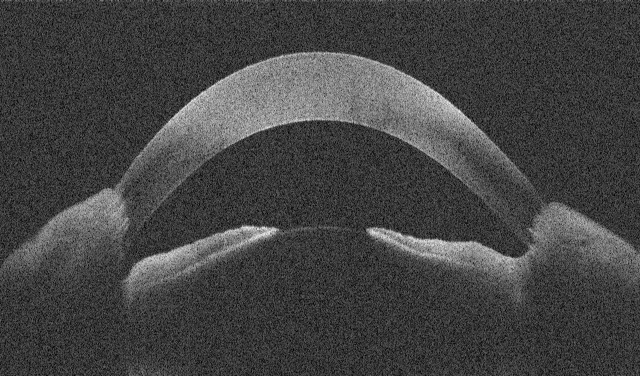
#> input picture VSCAN_0027_190.png, 640 x 376 px, found by its file name; its folder holds 2 pictures in this run
$ jupyter execute --allow-errors 'Demo for IRISS-backup.ipynb'   (shell and % lines are left out)
#> lines starting #> are read from the running program, lines starting #| are printed output that depends on the picture; after the words box and inside, x2 and y2 are one past the last pixel; in counts of white or black regions, pixels touching at a corner belong together
# Importing Modules

The necessary modules are : os, opencv, numpy, tqdm, matplotlib, keras and sklearn

[cell 1]
import os
import cv2
import numpy as np
from tqdm import tqdm
import matplotlib.pyplot as plt
from keras.layers import Input, Conv2D, MaxPooling2D, Conv2DTranspose, concatenate, BatchNormalization, Activation, add
from keras.models import Model, model_from_json
from keras.optimizers import Adam
from keras.layers.advanced_activations import ELU, LeakyReLU
from keras.utils.vis_utils import plot_model
from keras import backend as K
from sklearn.model_selection import train_test_split
from sklearn.metrics import classification_report
import json

[cell 2]
import tensorflow as tf

[cell 3]
# check if GPU is available
from tensorflow.python.client import device_lib
print(device_lib.list_local_devices())
#> (this line was passed over: tensorflow is not available in this run)
tf.test.gpu_device_name()
#> (this line was passed over: tensorflow is not available in this run)

# Constructing Training and Test Datasets

## Loading the Images

We first load all the images and the corresponding segmentation masks.

They are stored in two lists X, Y and respectively

Moreover, the images are resized to 256x192

[cell 4]
X = []
Y = []
n_classes = 5

#> (the rest of this cell did not finish here and is left out)

## Testing different variations of preprocessing

[cell 5]
# uncomment for testing

# img = cv2.imread('E:\YKL\Thorlabs VSCAN Labeling\scan30\VSCAN_0030_150.png', cv2.IMREAD_GRAYSCALE)
# # plt.subplot(1,4,1)
# # plt.imshow(img)
# plt.figure(figsize=(20,10))
# plt.subplot(1,3,1)
# img2 = np.clip(cv2.resize(cv2.fastNlMeansDenoising(img2,200,7,21),(400, 352), interpolation = cv2.INTER_NEAREST),0,255)
# plt.imshow(img2)

# plt.subplot(1,3,2)
# img2 = cv2.equalizeHist(img2)
# plt.imshow(img2)

# # plt.subplot(1,3,3)
# # img2 = cv2.fastNlMeansDenoising(img2,200,7,21)
# # plt.imshow(img2)

## Train-Test Split

The X, Y lists are converted to numpy arrays for convenience.
Furthermore, the images are divided by 255 to bring down the pixel values to [0...1] range. On the other hand the segmentations masks are converted to binary (0 or 1) values.

Using Sklearn *train_test_split* we split the data randomly into 80% training and 20% testing data

[cell 6]
print(len(X))
print(len(Y))

X = np.array(X)
#> (the rest of this cell did not finish here and is left out)

## Display one image from test

#> (a cell that did not finish here is left out)

## Form segmented images from one hot encoding

[cell 8]
# [8 lines left out: function one_hot_to_seg, not called in this run]

#> (a cell that did not finish here is left out)

# MultiResUNet Model

## Model Definition

The MultiResUNet model as described in the [paper](https://arxiv.org/abs/1902.04049) can be found  [here](https://github.com/nibtehaz/MultiResUNet/blob/master/MultiResUNet.py)

[cell 10]
# [131 lines left out: functions conv2d_bn, trans_conv2d_bn, MultiResBlock, ResPath, not called in this run]


def MultiResUnet(height, width, n_channels):
    '''
    MultiResUNet

    Arguments:
        height {int} -- height of image
        width {int} -- width of image
        n_channels {int} -- number of channels in image

    Returns:
        [keras model] -- MultiResUNet model
    '''


    inputs = Input((height, width, n_channels))

    mresblock1 = MultiResBlock(32, inputs)
    pool1 = MaxPooling2D(pool_size=(2, 2))(mresblock1)
    mresblock1 = ResPath(32, 4, mresblock1)

    mresblock2 = MultiResBlock(32*2, pool1)
    pool2 = MaxPooling2D(pool_size=(2, 2))(mresblock2)
    mresblock2 = ResPath(32*2, 3, mresblock2)

    mresblock3 = MultiResBlock(32*4, pool2)
    pool3 = MaxPooling2D(pool_size=(2, 2))(mresblock3)
    mresblock3 = ResPath(32*4, 2, mresblock3)

    mresblock4 = MultiResBlock(32*8, pool3)
    pool4 = MaxPooling2D(pool_size=(2, 2))(mresblock4)
    mresblock4 = ResPath(32*8, 1, mresblock4)

    mresblock5 = MultiResBlock(32*16, pool4)

    up6 = concatenate([Conv2DTranspose(
        32*8, (2, 2), strides=(2, 2), padding='same')(mresblock5), mresblock4], axis=3)
    mresblock6 = MultiResBlock(32*8, up6)

    up7 = concatenate([Conv2DTranspose(
        32*4, (2, 2), strides=(2, 2), padding='same')(mresblock6), mresblock3], axis=3)
    mresblock7 = MultiResBlock(32*4, up7)

    up8 = concatenate([Conv2DTranspose(
        32*2, (2, 2), strides=(2, 2), padding='same')(mresblock7), mresblock2], axis=3)
    mresblock8 = MultiResBlock(32*2, up8)

    up9 = concatenate([Conv2DTranspose(32, (2, 2), strides=(
        2, 2), padding='same')(mresblock8), mresblock1], axis=3)
    mresblock9 = MultiResBlock(32, up9)

    conv10 = conv2d_bn(mresblock9, 5, 1, 1, activation='sigmoid')

    model = Model(inputs=[inputs], outputs=[conv10])

    return model

## Auxiliary Functions

### Custom Metrics

Since Keras does not have build-in support for computing Dice Coefficient or Jaccard Index (at the time of writing), the following functions are declared

[cell 11]
# [15 lines of commented-out code are left out]

### Saving Model

Function to save the model

[cell 12]
# [12 lines left out: function saveModel, not called in this run]

### Evaluate the Model

We evaluate the model on test data (X_test, Y_test).

We compute the values of Jaccard Index and Dice Coeficient, and save the predicted segmentation of first 10 images. The best model is also saved

(This could have been done using keras call-backs as well)

[cell 13]
# [80 lines left out: function evaluateModel, not called in this run]

### Training the Model

The model is trained and evaluated after each epochs

[cell 14]
# [10 lines left out: function trainStep, not called in this run]

## Define Model, Train and Evaluate

#> (a cell that did not finish here is left out)

## Load Best Model

#> (a cell that did not finish here is left out)

model.load_weights("models/modelW.h5")

## Try on training data for sanity check

#> (a cell that did not finish here is left out)

## Try on One Image from Test Data

#> (a cell that did not finish here is left out)

[cell 19]
img_no = 11

plt.figure(figsize=(20,10))
plt.subplot(1,3,1)
#> (the rest of this cell did not finish here and is left out)

## Try on never seen test data

### Preprocess Part 1

[cell 20]
X_test_test = []
Y_test_test = []

img = cv2.imread("E:\YKL\Thorlabs VSCAN Labeling\scan27\VSCAN_0027_190.png", cv2.IMREAD_GRAYSCALE)
#> img is the input picture: shape (376, 640); min 0, max 239, mean 67.6

#         print('E:\YKL\Thorlabs VSCAN Labeling\scan30\{}'.format(img_fl))
resized_img = cv2.equalizeHist(np.clip(cv2.resize(img,(400, 352), interpolation = cv2.INTER_NEAREST),0,255))
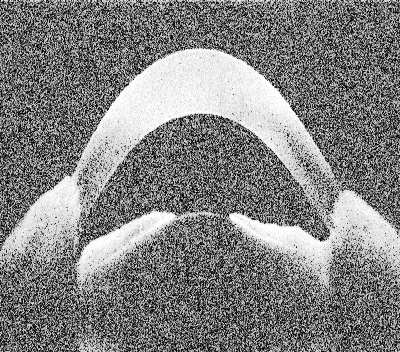
#> resized_img: shape (352, 400); min 0, max 255, mean 129.2
resized_denoised_img = cv2.fastNlMeansDenoising(resized_img,10,7,21)

X_test_test.append(resized_denoised_img)

msk = cv2.imread("E:\YKL\Thorlabs VSCAN Labeling\scan27\LabelingProject\GroundTruthProject\PixelLabelData\Label_1_VSCAN_0027_190.png", cv2.IMREAD_GRAYSCALE)
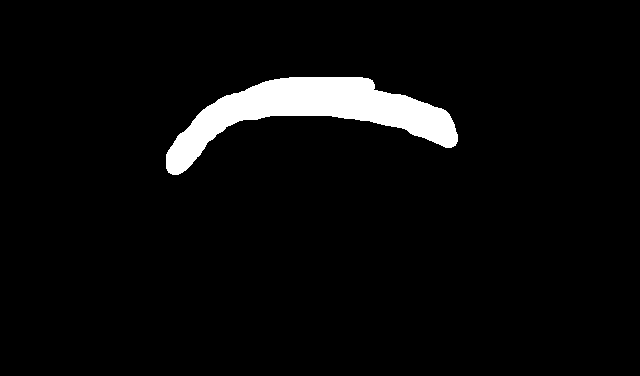
#> input picture Label_1_VSCAN_0027_190.png, 640 x 376 px, found by its file name
#> msk: shape (376, 640); values 0 (black) and 1 (white), 4.4% white; 1 white region, box (x1, y1, x2, y2) and area: (166, 77, 458, 175) 10627
resized_msk = np.clip(cv2.resize(msk,(400, 352), interpolation = cv2.INTER_NEAREST),0,4)
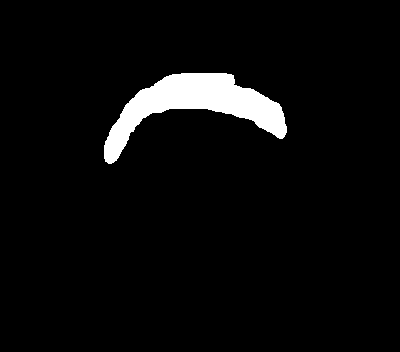
#> resized_msk: shape (352, 400); values 0 (black) and 1 (white), 4.4% white; 1 white region, box (x1, y1, x2, y2) and area: (104, 73, 287, 164) 6198

# additional post processing for one hot encoding mask
resized_msk[resized_msk==0] = 6;
resized_msk_one_hot = np.zeros((resized_msk.shape[0], resized_msk.shape[1], n_classes))
for i, unique_value in enumerate(np.unique(resized_msk)):
    resized_msk_one_hot[:, :, i][resized_msk == unique_value] = 1
#> this loop made 2 passes
#> unique_value on passes 1 to 2: 1, 6

Y_test_test.append(resized_msk_one_hot)

[cell 21]
plt.imshow(Y_test_test[0][:,:,2])
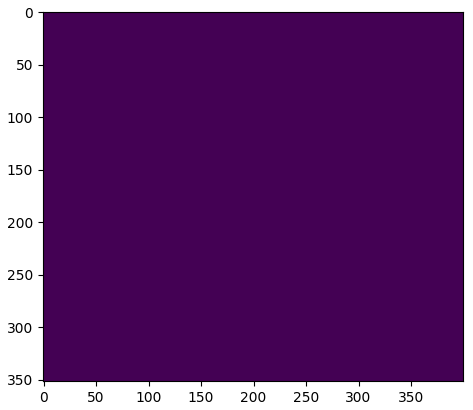
#> figure drawn by matplotlib, 1 panel
